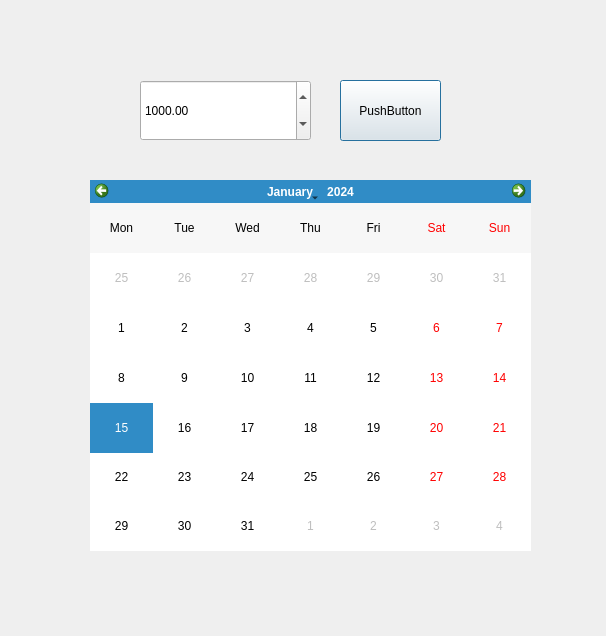
<?xml version="1.0" encoding="UTF-8"?>
<ui version="4.0">
 <class>Dialog</class>
 <widget class="QDialog" name="Dialog">
  <property name="geometry">
   <rect>
    <x>0</x>
    <y>0</y>
    <width>606</width>
    <height>636</height>
   </rect>
  </property>
  <property name="windowTitle">
   <string>Dialog</string>
  </property>
  <widget class="QCalendarWidget" name="calendar">
   <property name="geometry">
    <rect>
     <x>90</x>
     <y>180</y>
     <width>441</width>
     <height>371</height>
    </rect>
   </property>
   <property name="selectionMode">
    <enum>QCalendarWidget::SingleSelection</enum>
   </property>
   <property name="horizontalHeaderFormat">
    <enum>QCalendarWidget::ShortDayNames</enum>
   </property>
   <property name="verticalHeaderFormat">
    <enum>QCalendarWidget::NoVerticalHeader</enum>
   </property>
  </widget>
  <widget class="QDoubleSpinBox" name="degreeInput">
   <property name="geometry">
    <rect>
     <x>140</x>
     <y>80</y>
     <width>171</width>
     <height>61</height>
    </rect>
   </property>
   <property name="maximum">
    <double>9999.989999999999782</double>
   </property>
   <property name="stepType">
    <enum>QAbstractSpinBox::DefaultStepType</enum>
   </property>
   <property name="value">
    <double>1000.000000000000000</double>
   </property>
  </widget>
  <widget class="QPushButton" name="degreeinputBtn">
   <property name="geometry">
    <rect>
     <x>340</x>
     <y>80</y>
     <width>101</width>
     <height>61</height>
    </rect>
   </property>
   <property name="text">
    <string>PushButton</string>
   </property>
  </widget>
 </widget>
 <resources/>
 <connections/>
</ui>
